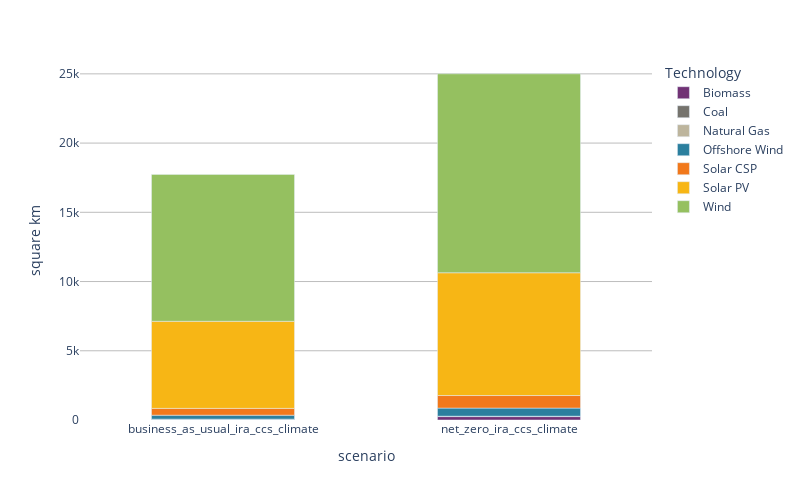

Source (notebook cell):
### Markdown cell above
### Comparison of Land Usage Between Scenarios

### Code cell
df_bar = df.copy()
df_bar = df_bar[df_bar.cerf_sited==1]
    
df_bar = df_bar[['scenario', 'tech_name_simple', 'unit_size_mw']].groupby(['scenario','tech_name_simple'],
                                                                                         as_index=False).count()
    
df_bar = df_bar.rename(columns={'tech_name_simple':'Technology', 'unit_size_mw':'km'})

fig = px.bar(df_bar, y='km', x="scenario", title='',
             color="Technology",
             color_discrete_map=color_map_dict,
                width=800, height=500)

fig.update_layout(uniformtext_minsize=18, uniformtext_mode='hide', yaxis_range=[0,26000], plot_bgcolor = 'white', paper_bgcolor ='white', 
                 )
fig.update_layout(showlegend=True)
fig.update_yaxes(title="square km", showgrid = True,  gridcolor = '#bdbdbd')

fig.update_traces(width=.5)
fig.show()

### Figure 1 — Plotly figure (JSON) as saved in the notebook; plotly's stock layout.template omitted (floating-point values rounded to 4 significant figures)
{"data": [{"alignmentgroup": "True", "hovertemplate": "Technology=Biomass<br>scenario=%{x}<br>km=%{y}<extra></extra>", "legendgroup": "Biomass", "marker": {"color": "#713275", "pattern": {"shape": ""}}, "name": "Biomass", "offsetgroup": "Biomass", "orientation": "v", "showlegend": true, "textposition": "auto", "type": "bar", "width": 0.5, "x": ["business_as_usual_ira_ccs_climate", "net_zero_ira_ccs_climate"], "xaxis": "x", "y": [30, 247], "yaxis": "y"}, {"alignmentgroup": "True", "hovertemplate": "Technology=Coal<br>scenario=%{x}<br>km=%{y}<extra></extra>", "legendgroup": "Coal", "marker": {"color": "#75736d", "pattern": {"shape": ""}}, "name": "Coal", "offsetgroup": "Coal", "orientation": "v", "showlegend": true, "textposition": "auto", "type": "bar", "width": 0.5, "x": ["business_as_usual_ira_ccs_climate", "net_zero_ira_ccs_climate"], "xaxis": "x", "y": [7, 10], "yaxis": "y"}, {"alignmentgroup": "True", "hovertemplate": "Technology=Natural Gas<br>scenario=%{x}<br>km=%{y}<extra></extra>", "legendgroup": "Natural Gas", "marker": {"color": "#bdb59d", "pattern": {"shape": ""}}, "name": "Natural Gas", "offsetgroup": "Natural Gas", "orientation": "v", "showlegend": true, "textposition": "auto", "type": "bar", "width": 0.5, "x": ["business_as_usual_ira_ccs_climate", "net_zero_ira_ccs_climate"], "xaxis": "x", "y": [26, 17], "yaxis": "y"}, {"alignmentgroup": "True", "hovertemplate": "Technology=Offshore Wind<br>scenario=%{x}<br>km=%{y}<extra></extra>", "legendgroup": "Offshore Wind", "marker": {"color": "#2B7F9E", "pattern": {"shape": ""}}, "name": "Offshore Wind", "offsetgroup": "Offshore Wind", "orientation": "v", "showlegend": true, "textposition": "auto", "type": "bar", "width": 0.5, "x": ["business_as_usual_ira_ccs_climate", "net_zero_ira_ccs_climate"], "xaxis": "x", "y": [284, 587], "yaxis": "y"}, {"alignmentgroup": "True", "hovertemplate": "Technology=Solar CSP<br>scenario=%{x}<br>km=%{y}<extra></extra>", "legendgroup": "Solar CSP", "marker": {"color": "#f1781b", "pattern": {"shape": ""}}, "name": "Solar CSP", "offsetgroup": "Solar CSP", "orientation": "v", "showlegend": true, "textposition": "auto", "type": "bar", "width": 0.5, "x": ["business_as_usual_ira_ccs_climate", "net_zero_ira_ccs_climate"], "xaxis": "x", "y": [492, 907], "yaxis": "y"}, {"alignmentgroup": "True", "hovertemplate": "Technology=Solar PV<br>scenario=%{x}<br>km=%{y}<extra></extra>", "legendgroup": "Solar PV", "marker": {"color": "#F7B615", "pattern": {"shape": ""}}, "name": "Solar PV", "offsetgroup": "Solar PV", "orientation": "v", "showlegend": true, "textposition": "auto", "type": "bar", "width": 0.5, "x": ["business_as_usual_ira_ccs_climate", "net_zero_ira_ccs_climate"], "xaxis": "x", "y": [6290, 8867], "yaxis": "y"}, {"alignmentgroup": "True", "hovertemplate": "Technology=Wind<br>scenario=%{x}<br>km=%{y}<extra></extra>", "legendgroup": "Wind", "marker": {"color": "#95C060", "pattern": {"shape": ""}}, "name": "Wind", "offsetgroup": "Wind", "orientation": "v", "showlegend": true, "textposition": "auto", "type": "bar", "width": 0.5, "x": ["business_as_usual_ira_ccs_climate", "net_zero_ira_ccs_climate"], "xaxis": "x", "y": [10607, 14367], "yaxis": "y"}], "layout": {"barmode": "relative", "height": 500, "legend": {"title": {"text": "Technology"}, "tracegroupgap": 0}, "margin": {"t": 60}, "paper_bgcolor": "white", "plot_bgcolor": "white", "showlegend": true, "uniformtext": {"minsize": 18, "mode": "hide"}, "width": 800, "xaxis": {"anchor": "y", "autorange": true, "domain": [0, 1], "range": [-0.5, 1.5], "title": {"text": "scenario"}, "type": "category"}, "yaxis": {"anchor": "x", "domain": [0, 1], "gridcolor": "#bdbdbd", "range": [0, 26000], "showgrid": true, "title": {"text": "square km"}, "type": "linear"}}}
